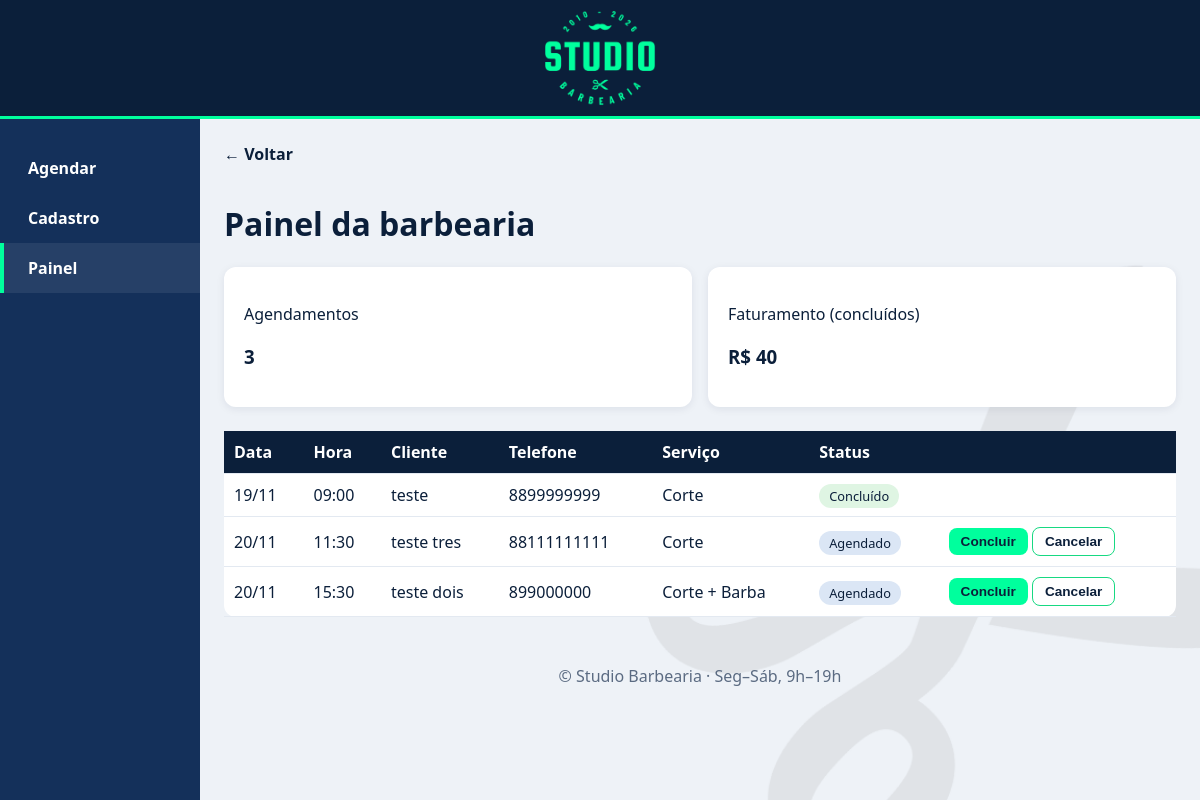
The page /admin on the database its author committed.
### tables this page shows
CREATE TABLE agendamentos(
            id INTEGER PRIMARY KEY AUTOINCREMENT, cliente TEXT NOT NULL,
            telefone TEXT NOT NULL, servico TEXT NOT NULL, data TEXT NOT NULL,
            hora TEXT NOT NULL, status TEXT NOT NULL DEFAULT 'Agendado',
            UNIQUE(data, hora));

### app.py (the view)
@app.route("/admin")
def admin():
    ag = db().execute("SELECT * FROM agendamentos ORDER BY data, hora").fetchall()
    total = sum(SERVICOS[a["servico"]] for a in ag if a["status"] == "Concluído")
    return render_template("admin.html", ags=ag, servicos=SERVICOS, total=total, hoje=date.today().isoformat())

### app.py (called while the page is built)
def db():
    if "db" not in g:
        g.db = sqlite3.connect(DB)
        g.db.row_factory = sqlite3.Row
    return g.db

@app.teardown_appcontext
def fechar(_):
    c = g.pop("db", None)
    if c:
        c.close()

### templates/admin.html
{% extends "base.html" %}{% block content %}
<h1>Painel da barbearia</h1>
<div class="grid"><div class="card"><p>Agendamentos</p><h3>{{ ags|length }}</h3></div>
<div class="card"><p>Faturamento (concluídos)</p><h3>R$ {{ total }}</h3></div></div>
<div class="tabela"><table><tr><th>Data</th><th>Hora</th><th>Cliente</th><th>Telefone</th><th>Serviço</th><th>Status</th><th></th></tr>
{% for a in ags %}<tr><td>{{ a.data[8:] }}/{{ a.data[5:7] }}</td><td>{{ a.hora }}</td><td>{{ a.cliente }}</td><td>{{ a.telefone }}</td><td>{{ a.servico }}</td>
<td><span class="tag {{ a.status }}">{{ a.status }}</span></td>
<td>{% if a.status == 'Agendado' %}<form method="post" action="{{ url_for('mudar', id=a.id, acao='concluir') }}"><button class="btn sm">Concluir</button></form>
<form method="post" action="{{ url_for('mudar', id=a.id, acao='cancelar') }}"><button class="btn sm out">Cancelar</button></form>{% endif %}</td></tr>
{% else %}<tr><td colspan="7">Nenhum agendamento ainda.</td></tr>{% endfor %}</table></div>
{% endblock %}

### templates/base.html (shortened to what this page needs)
<!doctype html>
<html lang="pt-BR"><head><meta charset="utf-8">
<link rel="stylesheet" href="{{ url_for('static', filename='style.css') }}"></head>
<body>
<header class="topo"><a class="logo" href="{{ url_for('index') }}"><img src="{{ url_for('static', filename='logo.png') }}" alt="Studio Barbearia"></a></header>
<div class="app">
<nav class="lado">
<a href="{{ url_for('agendar') }}" class="{{ 'ativo' if request.endpoint == 'agendar' }}">Agendar</a>
<a href="{{ url_for('clientes') }}" class="{{ 'ativo' if request.endpoint == 'clientes' }}">Cadastro</a>
<a href="{{ url_for('admin') }}" class="{{ 'ativo' if request.endpoint == 'admin' }}">Painel</a>
</nav>
<div class="conteudo">
<main>
{% if request.endpoint != 'index' %}<a class="voltar" href="{{ url_for('index') }}">← Voltar</a>{% endif %}
{% block content %}{% endblock %}
</main>
<footer>© Studio Barbearia · Seg–Sáb, 9h–19h</footer>
</div></div>
</body></html>

### static/style.css (style rules this page uses)
:root { --navy:#0b1f3a;--navy2:#14305a;--teal:#00ff9d;--teald:#17d982;--bg:#eef2f7;--tx:#0b1f3a }
* { box-sizing:border-box }
body { margin:0;font-family:system-ui,sans-serif;color:var(--tx);background:var(--bg) url(fundo.png) no-repeat right bottom/cover fixed }
.topo { background:var(--navy);display:flex;justify-content:center;padding:10px 24px;border-bottom:3px solid var(--teal) }
.logo img { height:96px;display:block }
.app { display:flex;align-items:stretch;min-height:calc(100vh - 119px) }
.lado { width:200px;flex-shrink:0;background:var(--navy2);padding:24px 0 }
.lado a { display:block;color:#fff;text-decoration:none;font-weight:600;padding:14px 24px;border-left:4px solid transparent }
.lado a:hover,.lado a.ativo { background:#ffffff14;border-left-color:var(--teal) }
.conteudo { flex:1;min-width:0 }
main { max-width:1000px;margin:auto;padding:24px }
.voltar { display:inline-block;margin-bottom:16px;color:var(--navy);font-weight:700;text-decoration:none }
.btn { background:var(--teal);color:var(--navy);border:0;padding:12px 22px;border-radius:8px;font-weight:700;cursor:pointer;text-decoration:none;display:inline-block }
.btn.sm { padding:6px 12px;font-size:.85rem }
.btn.out { background:#fff;border:1px solid var(--teald) }
.grid { display:grid;grid-template-columns:repeat(auto-fit,minmax(200px,1fr));gap:16px;margin-bottom:24px }
.card { background:#fff;padding:20px;border-radius:12px;box-shadow:0 2px 8px #0b1f3a14 }
.tabela { overflow-x:auto }
table { width:100%;border-collapse:collapse;background:#fff;border-radius:12px }
th { background:var(--navy);color:#fff }
th,td { padding:10px;text-align:left;border-bottom:1px solid #e3e9f1 }
td form { display:inline }
.tag { padding:3px 10px;border-radius:99px;font-size:.8rem;background:#dbe6f5 }
.Concluído { background:#dff5e3 }
footer { text-align:center;padding:24px;color:#5b6b82 }

### rows shown on the page
agendamentos: data "19", data "11", hora "09:00", cliente "teste", telefone "8899999999", servico "Corte", status "Concluído"
agendamentos: data "20", data "11", hora "11:30", cliente "teste tres", telefone "88111111111", servico "Corte", status "Agendado"
agendamentos: data "20", data "11", hora "15:30", cliente "teste dois", telefone "899000000", servico "Corte + Barba", status "Agendado"

### other values the page prints
{{ ags|length }} "3"
{{ total }} "40"
